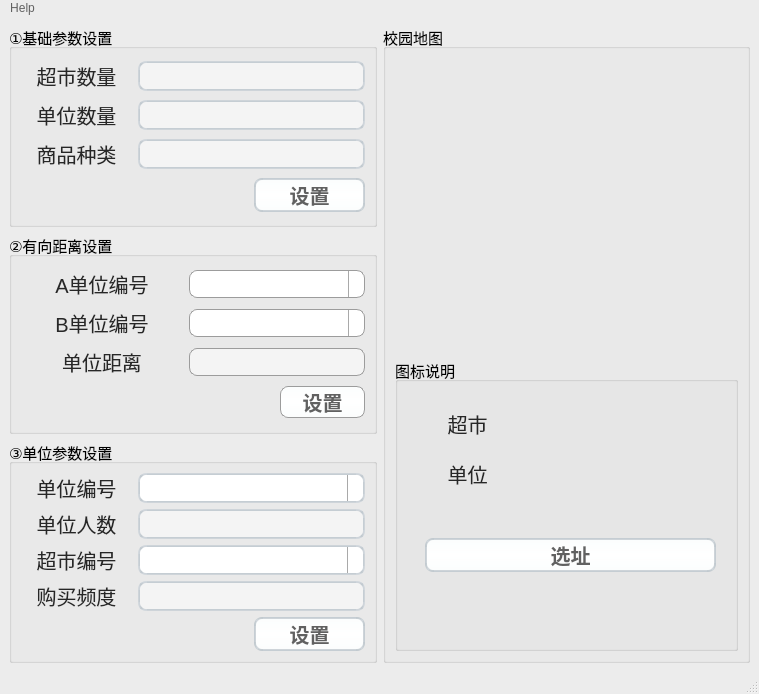
<?xml version="1.0" encoding="UTF-8"?>
<ui version="4.0">
 <class>MainWindow</class>
 <widget class="QMainWindow" name="MainWindow">
  <property name="geometry">
   <rect>
    <x>0</x>
    <y>0</y>
    <width>759</width>
    <height>694</height>
   </rect>
  </property>
  <property name="windowTitle">
   <string>学校超市选址模型</string>
  </property>
  <property name="styleSheet">
   <string notr="true">/*
 * MacOS Style Sheet for QT Applications
 * Author: Jaime A. Quiroga P.
 * Company: GTRONICK
 * Last updated: 25/12/2020, 23:10.
 * Available at: https://github.com/GTRONICK/QSS/blob/master/MacOS.qss
 */
QMainWindow {
    background-color:#ececec;
}
QPushButton, QToolButton, QCommandLinkButton{
    padding: 0 5px 0 5px;
    border-style: solid;
    border-top-color: qlineargradient(spread:pad, x1:0, y1:0, x2:0, y2:1, stop:0 #c1c9cf, stop:1 #d2d8dd);
    border-right-color: qlineargradient(spread:pad, x1:1, y1:0, x2:0, y2:0, stop:0 #c1c9cf, stop:1 #d2d8dd);
    border-bottom-color: qlineargradient(spread:pad, x1:0, y1:1, x2:0, y2:0, stop:0 #c1c9cf, stop:1 #d2d8dd);
    border-left-color: qlineargradient(spread:pad, x1:0, y1:0, x2:1, y2:0, stop:0 #c1c9cf, stop:1 #d2d8dd);
    border-width: 2px;
    border-radius: 8px;
    color: #616161;
    font-weight: bold;
    background-color: qlineargradient(spread:pad, x1:0.5, y1:0, x2:0.5, y2:1, stop:0 #fbfdfd, stop:0.5 #ffffff, stop:1 #fbfdfd);
}
QPushButton::default, QToolButton::default, QCommandLinkButton::default{
    border: 2px solid transparent;
    color: #FFFFFF;
    background-color: qlineargradient(spread:pad, x1:0.5, y1:0, x2:0.5, y2:1, stop:0 #84afe5, stop:1 #1168e4);
}
QPushButton:hover, QToolButton:hover, QCommandLinkButton:hover{
    color: #3d3d3d;
}
QPushButton:pressed, QToolButton:pressed, QCommandLinkButton:pressed{
    color: #aeaeae;
    background-color: qlineargradient(spread:pad, x1:0.5, y1:0, x2:0.5, y2:1, stop:0 #ffffff, stop:0.5 #fbfdfd, stop:1 #ffffff);
}
QPushButton:disabled, QToolButton:disabled, QCommandLinkButton:disabled{
    color: #616161;
    background-color: qlineargradient(spread:pad, x1:0.5, y1:0, x2:0.5, y2:1, stop:0 #dce7eb, stop:0.5 #e0e8eb, stop:1 #dee7ec);
}
QLineEdit, QTextEdit, QPlainTextEdit, QSpinBox, QDoubleSpinBox, QTimeEdit, QDateEdit, QDateTimeEdit {
    border-width: 2px;
    border-radius: 8px;
    border-style: solid;
    border-top-color: qlineargradient(spread:pad, x1:0.5, y1:1, x2:0.5, y2:0, stop:0 #c1c9cf, stop:1 #d2d8dd);
    border-right-color: qlineargradient(spread:pad, x1:0, y1:0, x2:1, y2:0, stop:0 #c1c9cf, stop:1 #d2d8dd);
    border-bottom-color: qlineargradient(spread:pad, x1:0.5, y1:0, x2:0.5, y2:1, stop:0 #c1c9cf, stop:1 #d2d8dd);
    border-left-color: qlineargradient(spread:pad, x1:1, y1:0, x2:0, y2:0, stop:0 #c1c9cf, stop:1 #d2d8dd);
    background-color: #f4f4f4;
    color: #3d3d3d;
}
QLineEdit:focus, QTextEdit:focus, QPlainTextEdit:focus, QSpinBox:focus, QDoubleSpinBox:focus, QTimeEdit:focus, QDateEdit:focus, QDateTimeEdit:focus {
    border-width: 2px;
    border-radius: 8px;
    border-style: solid;
    border-top-color: qlineargradient(spread:pad, x1:0.5, y1:1, x2:0.5, y2:0, stop:0 #85b7e3, stop:1 #9ec1db);
    border-right-color: qlineargradient(spread:pad, x1:0, y1:0, x2:1, y2:0, stop:0 #85b7e3, stop:1 #9ec1db);
    border-bottom-color: qlineargradient(spread:pad, x1:0.5, y1:0, x2:0.5, y2:1, stop:0 #85b7e3, stop:1 #9ec1db);
    border-left-color: qlineargradient(spread:pad, x1:1, y1:0, x2:0, y2:0, stop:0 #85b7e3, stop:1 #9ec1db);
    background-color: #f4f4f4;
    color: #3d3d3d;
}
QLineEdit:disabled, QTextEdit:disabled, QPlainTextEdit:disabled, QSpinBox:disabled, QDoubleSpinBox:disabled, QTimeEdit:disabled, QDateEdit:disabled, QDateTimeEdit:disabled {
    color: #b9b9b9;
}
QSpinBox::up-button, QDoubleSpinBox::up-button, QTimeEdit::up-button, QDateEdit::up-button, QDateTimeEdit::up-button {
    subcontrol-origin: padding;
    subcontrol-position: top right;
    width: 15px;
    color: #272727;
    border-left-width: 1px;
    border-left-color: darkgray;
    border-left-style: solid;
    border-top-right-radius: 3px;
    padding: 3px;
}
QSpinBox::down-button, QDoubleSpinBox::down-button, QTimeEdit::down-button, QDateEdit::down-button, QDateTimeEdit::down-button {
    subcontrol-origin: padding;
    subcontrol-position: bottom right;
    width: 15px;
    color: #272727;
    border-left-width: 1px;
    border-left-color: darkgray;
    border-left-style: solid;
    border-bottom-right-radius: 3px;
    padding: 3px;
}
QSpinBox::up-button:pressed, QDoubleSpinBox::up-button:pressed, QTimeEdit::up-button:pressed, QDateEdit::up-button:pressed, QDateTimeEdit::up-button:pressed {
    color: #aeaeae;
    background-color: qlineargradient(spread:pad, x1:0.5, y1:0, x2:0.5, y2:1, stop:0 #ffffff, stop:0.5 #fbfdfd, stop:1 #ffffff);
}
QSpinBox::down-button:pressed, QDoubleSpinBox::down-button:pressed, QTimeEdit::down-button:pressed, QDateEdit::down-button:pressed, QDateTimeEdit::down-button:pressed {
    color: #aeaeae;
    background-color: qlineargradient(spread:pad, x1:0.5, y1:0, x2:0.5, y2:1, stop:0 #ffffff, stop:0.5 #fbfdfd, stop:1 #ffffff);
}
QSpinBox::up-button:hover, QDoubleSpinBox::up-button:hover, QTimeEdit::up-button:hover, QDateEdit::up-button:hover, QDateTimeEdit::up-button:hover {
    color: #FFFFFF;
    border-top-right-radius: 5px;
    background-color: qlineargradient(spread:pad, x1:0.5, y1:0, x2:0.5, y2:1, stop:0 #84afe5, stop:1 #1168e4);
    
}
QSpinBox::down-button:hover, QDoubleSpinBox::down-button:hover, QTimeEdit::down-button:hover, QDateEdit::down-button:hover, QDateTimeEdit::down-button:hover {
    color: #FFFFFF;
    border-bottom-right-radius: 5px;
    background-color: qlineargradient(spread:pad, x1:0.5, y1:0, x2:0.5, y2:1, stop:0 #84afe5, stop:1 #1168e4);
}
QSpinBox::up-arrow, QDoubleSpinBox::up-arrow, QTimeEdit::up-arrow, QDateEdit::up-arrow, QDateTimeEdit::up-arrow {
    image: url(/usr/share/icons/Adwaita/16x16/actions/go-up-symbolic.symbolic.png);
}
QSpinBox::down-arrow, QDoubleSpinBox::down-arrow, QTimeEdit::down-arrow, QDateEdit::down-arrow, QDateTimeEdit::down-arrow {
    image: url(/usr/share/icons/Adwaita/16x16/actions/go-down-symbolic.symbolic.png);
}
QProgressBar {
    max-height: 8px;
    text-align: center;
    font: italic bold 11px;
    color: #3d3d3d;
    border: 1px solid transparent;
    border-radius:4px;
    background-color: qlineargradient(spread:pad, x1:0, y1:0, x2:0, y2:1, stop:0 #ddd5d5, stop:0.5 #dad3d3, stop:1 #ddd5d5);
}
QProgressBar::chunk {
    background-color: qlineargradient(spread:pad, x1:0, y1:0, x2:0, y2:1, stop:0 #467dd1, stop:0.5 #3b88fc, stop:1 #467dd1);
    border-radius: 4px;
}
QProgressBar:disabled {
    color: #616161;
}
QProgressBar::chunk:disabled {
    background-color: #aeaeae;
}
QSlider::groove {
    border: 1px solid #bbbbbb;
    background-color: #52595d;
    border-radius: 4px;
}
QSlider::groove:horizontal {
    height: 6px;
}
QSlider::groove:vertical {
    width: 6px;
}
QSlider::handle:horizontal {
    background: #ffffff;
    border-style: solid;
    border-width: 1px;
    border-color: rgb(207,207,207);
    width: 12px;
    margin: -5px 0;
    border-radius: 7px;
}
QSlider::handle:vertical {
    background: #ffffff;
    border-style: solid;
    border-width: 1px;
    border-color: rgb(207,207,207);
    height: 12px;
    margin: 0 -5px;
    border-radius: 7px;
}
QSlider::add-page, QSlider::sub-page {
    border: 1px transparent;
    background-color: #52595d;
    border-radius: 4px;
}
QSlider::add-page:horizontal {
    background: qlineargradient(spread:pad, x1:0, y1:0, x2:0, y2:1, stop:0 #ddd5d5, stop:0.5 #dad3d3, stop:1 #ddd5d5);
}
QSlider::sub-page:horizontal {
    background-color: qlineargradient(spread:pad, x1:0, y1:0, x2:1, y2:0, stop:0 #467dd1, stop:0.5 #3b88fc, stop:1 #467dd1);
}
QSlider::add-page:vertical {
    background-color: qlineargradient(spread:pad, x1:0, y1:0, x2:0, y2:1, stop:0 #467dd1, stop:0.5 #3b88fc, stop:1 #467dd1);
}
QSlider::sub-page:vertical {
    background: qlineargradient(spread:pad, x1:0, y1:0, x2:1, y2:0, stop:0 #ddd5d5, stop:0.5 #dad3d3, stop:1 #ddd5d5);
}
QSlider::add-page:horizontal:disabled, QSlider::sub-page:horizontal:disabled, QSlider::add-page:vertical:disabled, QSlider::sub-page:vertical:disabled {
    background: #b9b9b9;
}
QComboBox, QFontComboBox {
    border-width: 2px;
    border-radius: 8px;
    border-style: solid;
    border-top-color: qlineargradient(spread:pad, x1:0.5, y1:1, x2:0.5, y2:0, stop:0 #c1c9cf, stop:1 #d2d8dd);
    border-right-color: qlineargradient(spread:pad, x1:0, y1:0, x2:1, y2:0, stop:0 #c1c9cf, stop:1 #d2d8dd);
    border-bottom-color: qlineargradient(spread:pad, x1:0.5, y1:0, x2:0.5, y2:1, stop:0 #c1c9cf, stop:1 #d2d8dd);
    border-left-color: qlineargradient(spread:pad, x1:1, y1:0, x2:0, y2:0, stop:0 #c1c9cf, stop:1 #d2d8dd);
    background-color: #f4f4f4;
    color: #272727;
    padding-left: 5px;
}
QComboBox:editable, QComboBox:!editable, QComboBox::drop-down:editable, QComboBox:!editable:on, QComboBox::drop-down:editable:on {
    background: #ffffff;
}
QComboBox::drop-down {
    subcontrol-origin: padding;
    subcontrol-position: top right;
    width: 15px;
    color: #272727;
    border-left-width: 1px;
    border-left-color: darkgray;
    border-left-style: solid;
    border-top-right-radius: 3px;
    border-bottom-right-radius: 3px;
}
QComboBox::down-arrow {
    image: url(/usr/share/icons/Adwaita/16x16/actions/go-down-symbolic.symbolic.png); /*Adawaita icon thene*/
}

QComboBox::down-arrow:on {
    top: 1px;
    left: 1px;
}
QComboBox QAbstractItemView {
    border: 1px solid darkgray;
    border-radius: 8px;
    selection-background-color: #dadada;
    selection-color: #272727;
    color: #272727;
    background: white;
}
QLabel, QCheckBox, QRadioButton {
    color: #272727;
}
QCheckBox {
    padding: 2px;
}
QCheckBox:disabled, QRadioButton:disabled {
    color: #808086;
    padding: 2px;
}

QCheckBox:hover {
    border-radius:4px;
    border-style:solid;
    padding-left: 1px;
    padding-right: 1px;
    padding-bottom: 1px;
    padding-top: 1px;
    border-width:1px;
    border-color: transparent;
}
QCheckBox::indicator:checked {
    image: url(/usr/share/icons/Adwaita/16x16/actions/object-select-symbolic.symbolic.png);
    height: 15px;
    width: 15px;
    border-style:solid;
    border-width: 1px;
    border-color: #48a5fd;
    color: #ffffff;
    border-radius: 3px;
    background-color: qlineargradient(spread:pad, x1:0, y1:0, x2:0, y2:1, stop:0 #48a5fd, stop:0.5 #329cfb, stop:1 #48a5fd);
}
QCheckBox::indicator:unchecked {
    
    height: 15px;
    width: 15px;
    border-style:solid;
    border-width: 1px;
    border-color: #48a5fd;
    border-radius: 3px;
    background-color: #fbfdfa;
}
QLCDNumber {
    color: #616161;;
}
QMenuBar {
    background-color: #ececec;
}
QMenuBar::item {
    color: #616161;
    spacing: 3px;
    padding: 1px 4px;
    background-color: #ececec;
}

QMenuBar::item:selected {
    background-color: #dadada;
    color: #3d3d3d;
}
QMenu {
    background-color: #ececec;
}
QMenu::item:selected {
    background-color: #dadada;
    color: #3d3d3d;
}
QMenu::item {
    color: #616161;;
    background-color: #e0e0e0;
}
QTabWidget {
    color:rgb(0,0,0);
    background-color:#000000;
}
QTabWidget::pane {
    border-color: #050a0e;
    background-color: #e0e0e0;
    border-width: 1px;
    border-radius: 4px;
    position: absolute;
    top: -0.5em;
    padding-top: 0.5em;
}

QTabWidget::tab-bar {
    alignment: center;
}

QTabBar::tab {
    border-bottom: 1px solid #c0c0c0;
    padding: 3px;
    color: #272727;
    background-color: #fefefc;
    margin-left:0px;
}
QTabBar::tab:!last {
    border-right: 1px solid;
    border-right-color: #c0c0c0;
    border-bottom-color: #c0c0c0;
}
QTabBar::tab:first {
    border-top-left-radius: 4px;
    border-bottom-left-radius: 4px;
}
QTabBar::tab:last {
    border-top-right-radius: 4px;
    border-bottom-right-radius: 4px;
}
QTabBar::tab:selected, QTabBar::tab:last:selected, QTabBar::tab:hover {
    color: #FFFFFF;
    background-color: qlineargradient(spread:pad, x1:0.5, y1:0, x2:0.5, y2:1, stop:0 #84afe5, stop:1 #1168e4);
}
QRadioButton::indicator {
    height: 14px;
    width: 14px;
    border-style:solid;
    border-radius:7px;
    border-width: 1px;
}
QRadioButton::indicator:checked {
    border-color: #48a5fd;
    background-color: qradialgradient(cx:0.5, cy:0.5, radius:0.4,fx:0.5, fy:0.5, stop:0 #ffffff, stop:0.5 #ffffff, stop:0.6 #48a5fd, stop:1 #48a5fd);
}
QRadioButton::indicator:!checked {
    border-color: #a9b7c6;
    background-color: #fbfdfa;
}
QStatusBar {
    color:#027f7f;
}

QDial {
    background: #16a085;
}

QToolBox {
    color: #a9b7c6;
    background-color: #222b2e;
}
QToolBox::tab {
    color: #a9b7c6;
    background-color:#222b2e;
}
QToolBox::tab:selected {
    color: #FFFFFF;
    background-color:#222b2e;
}
QScrollArea {
    color: #FFFFFF;
    background-color:#222b2e;
}

QScrollBar:horizontal {
	max-height: 10px;
	border: 1px transparent grey;
	margin: 0px 20px 0px 20px;
	background: transparent;
}
QScrollBar:vertical {
	max-width: 10px;
	border: 1px transparent grey;
	margin: 20px 0px 20px 0px;
	background: transparent;
}
QScrollBar::handle:vertical, QScrollBar::handle:horizontal {
	background: #52595d;
	border-style: transparent;
	border-radius: 4px;
	min-height: 25px;
}
QScrollBar::handle:horizontal:hover, QScrollBar::handle:vertical:hover {
	background: qlineargradient(spread:pad, x1:0, y1:0, x2:1, y2:0, stop:0 #467dd1, stop:0.5 #3b88fc, stop:1 #467dd1);
}
QScrollBar::add-line, QScrollBar::sub-line {
    border: 2px transparent grey;
    border-radius: 4px;
    subcontrol-origin: margin;
    background: #b9b9b9;
}
QScrollBar::add-line:horizontal {
    width: 20px;
    subcontrol-position: right;
}
QScrollBar::add-line:vertical {
    height: 20px;
    subcontrol-position: bottom;
}
QScrollBar::sub-line:horizontal {
    width: 20px;
    subcontrol-position: left;
}
QScrollBar::sub-line:vertical {
    height: 20px;
    subcontrol-position: top;
}
QScrollBar::add-line:vertical:pressed, QScrollBar::add-line:horizontal:pressed, QScrollBar::sub-line:horizontal:pressed, QScrollBar::sub-line:vertical:pressed {
    background: qlineargradient(spread:pad, x1:0, y1:0, x2:1, y2:0, stop:0 #467dd1, stop:0.5 #3b88fc, stop:1 #467dd1);
}
QScrollBar::add-page:horizontal, QScrollBar::sub-page:horizontal, QScrollBar::add-page:vertical, QScrollBar::sub-page:vertical {
    background: none;
}
QScrollBar::up-arrow:vertical {
    image: url(/usr/share/icons/Adwaita/16x16/actions/go-up-symbolic.symbolic.png);
}
QScrollBar::down-arrow:vertical {
    image: url(/usr/share/icons/Adwaita/16x16/actions/go-down-symbolic.symbolic.png);
}
QScrollBar::left-arrow:horizontal {
    image: url(/usr/share/icons/Adwaita/16x16/actions/go-previous-symbolic.symbolic.png);
}
QScrollBar::right-arrow:horizontal {
    image: url(/usr/share/icons/Adwaita/16x16/actions/go-next-symbolic.symbolic.png);
}</string>
  </property>
  <widget class="QWidget" name="centralwidget">
   <layout class="QGridLayout" name="gridLayout_5">
    <item row="0" column="0">
     <layout class="QVBoxLayout" name="verticalLayout">
      <item>
       <widget class="QGroupBox" name="groupBox">
        <property name="font">
         <font>
          <pointsize>11</pointsize>
          <weight>50</weight>
          <bold>false</bold>
         </font>
        </property>
        <property name="title">
         <string>①基础参数设置</string>
        </property>
        <layout class="QGridLayout" name="gridLayout">
         <item row="1" column="1" colspan="2">
          <widget class="QLineEdit" name="CompanylineEdit">
           <property name="font">
            <font>
             <pointsize>15</pointsize>
             <weight>50</weight>
             <bold>false</bold>
            </font>
           </property>
           <property name="inputMask">
            <string/>
           </property>
          </widget>
         </item>
         <item row="1" column="0">
          <widget class="QLabel" name="Companylabel">
           <property name="font">
            <font>
             <pointsize>15</pointsize>
             <weight>50</weight>
             <bold>false</bold>
            </font>
           </property>
           <property name="text">
            <string>单位数量</string>
           </property>
           <property name="alignment">
            <set>Qt::AlignCenter</set>
           </property>
          </widget>
         </item>
         <item row="2" column="0">
          <widget class="QLabel" name="Companylabel_2">
           <property name="font">
            <font>
             <pointsize>15</pointsize>
             <weight>50</weight>
             <bold>false</bold>
            </font>
           </property>
           <property name="text">
            <string>商品种类</string>
           </property>
           <property name="alignment">
            <set>Qt::AlignCenter</set>
           </property>
          </widget>
         </item>
         <item row="0" column="1" colspan="2">
          <widget class="QLineEdit" name="SupermarketlineEdit">
           <property name="font">
            <font>
             <pointsize>15</pointsize>
             <weight>50</weight>
             <bold>false</bold>
            </font>
           </property>
           <property name="inputMask">
            <string/>
           </property>
          </widget>
         </item>
         <item row="2" column="1" colspan="2">
          <widget class="QLineEdit" name="GoodslineEdit">
           <property name="font">
            <font>
             <pointsize>15</pointsize>
             <weight>50</weight>
             <bold>false</bold>
            </font>
           </property>
           <property name="inputMask">
            <string/>
           </property>
          </widget>
         </item>
         <item row="3" column="2">
          <widget class="QPushButton" name="Push">
           <property name="font">
            <font>
             <pointsize>15</pointsize>
             <weight>75</weight>
             <bold>true</bold>
            </font>
           </property>
           <property name="text">
            <string>设置</string>
           </property>
          </widget>
         </item>
         <item row="0" column="0">
          <widget class="QLabel" name="Supermarketlabel">
           <property name="font">
            <font>
             <pointsize>15</pointsize>
             <weight>50</weight>
             <bold>false</bold>
            </font>
           </property>
           <property name="text">
            <string>超市数量</string>
           </property>
           <property name="alignment">
            <set>Qt::AlignCenter</set>
           </property>
          </widget>
         </item>
        </layout>
       </widget>
      </item>
      <item>
       <widget class="QGroupBox" name="Distance_2">
        <property name="font">
         <font>
          <pointsize>11</pointsize>
          <weight>50</weight>
          <italic>false</italic>
          <bold>false</bold>
         </font>
        </property>
        <property name="cursor">
         <cursorShape>ArrowCursor</cursorShape>
        </property>
        <property name="mouseTracking">
         <bool>false</bool>
        </property>
        <property name="tabletTracking">
         <bool>false</bool>
        </property>
        <property name="layoutDirection">
         <enum>Qt::LeftToRight</enum>
        </property>
        <property name="autoFillBackground">
         <bool>false</bool>
        </property>
        <property name="styleSheet">
         <string notr="true">border-color: rgb(156, 156, 156);
border-width: 1px;</string>
        </property>
        <property name="title">
         <string>②有向距离设置</string>
        </property>
        <property name="flat">
         <bool>false</bool>
        </property>
        <property name="checkable">
         <bool>false</bool>
        </property>
        <layout class="QGridLayout" name="gridLayout_2">
         <item row="1" column="2" colspan="2">
          <widget class="QComboBox" name="BID">
           <property name="font">
            <font>
             <pointsize>15</pointsize>
             <weight>50</weight>
             <italic>false</italic>
             <bold>false</bold>
            </font>
           </property>
          </widget>
         </item>
         <item row="2" column="2" colspan="2">
          <widget class="QLineEdit" name="Distance">
           <property name="font">
            <font>
             <pointsize>15</pointsize>
             <weight>50</weight>
             <italic>false</italic>
             <bold>false</bold>
            </font>
           </property>
          </widget>
         </item>
         <item row="0" column="2" colspan="2">
          <widget class="QComboBox" name="AID">
           <property name="font">
            <font>
             <pointsize>15</pointsize>
             <weight>50</weight>
             <italic>false</italic>
             <bold>false</bold>
            </font>
           </property>
          </widget>
         </item>
         <item row="0" column="0" colspan="2">
          <widget class="QLabel" name="label_5">
           <property name="font">
            <font>
             <pointsize>15</pointsize>
             <weight>50</weight>
             <italic>false</italic>
             <bold>false</bold>
            </font>
           </property>
           <property name="layoutDirection">
            <enum>Qt::LeftToRight</enum>
           </property>
           <property name="text">
            <string>A单位编号</string>
           </property>
           <property name="alignment">
            <set>Qt::AlignCenter</set>
           </property>
          </widget>
         </item>
         <item row="2" column="0" colspan="2">
          <widget class="QLabel" name="label_8">
           <property name="font">
            <font>
             <pointsize>15</pointsize>
             <weight>50</weight>
             <italic>false</italic>
             <bold>false</bold>
            </font>
           </property>
           <property name="layoutDirection">
            <enum>Qt::LeftToRight</enum>
           </property>
           <property name="text">
            <string>单位距离</string>
           </property>
           <property name="alignment">
            <set>Qt::AlignCenter</set>
           </property>
          </widget>
         </item>
         <item row="1" column="0" colspan="2">
          <widget class="QLabel" name="label_7">
           <property name="font">
            <font>
             <pointsize>15</pointsize>
             <weight>50</weight>
             <italic>false</italic>
             <bold>false</bold>
            </font>
           </property>
           <property name="layoutDirection">
            <enum>Qt::LeftToRight</enum>
           </property>
           <property name="text">
            <string>B单位编号</string>
           </property>
           <property name="alignment">
            <set>Qt::AlignCenter</set>
           </property>
          </widget>
         </item>
         <item row="3" column="3">
          <widget class="QPushButton" name="Distancesubmit">
           <property name="font">
            <font>
             <pointsize>15</pointsize>
             <weight>75</weight>
             <italic>false</italic>
             <bold>true</bold>
            </font>
           </property>
           <property name="text">
            <string>设置</string>
           </property>
          </widget>
         </item>
        </layout>
       </widget>
      </item>
      <item>
       <widget class="QGroupBox" name="Company">
        <property name="font">
         <font>
          <pointsize>11</pointsize>
          <weight>50</weight>
          <bold>false</bold>
         </font>
        </property>
        <property name="title">
         <string>③单位参数设置</string>
        </property>
        <layout class="QGridLayout" name="gridLayout_3">
         <item row="0" column="1" colspan="2">
          <widget class="QComboBox" name="CompanyID">
           <property name="font">
            <font>
             <pointsize>15</pointsize>
             <weight>50</weight>
             <bold>false</bold>
            </font>
           </property>
          </widget>
         </item>
         <item row="3" column="1" colspan="2">
          <widget class="QLineEdit" name="Rate">
           <property name="font">
            <font>
             <pointsize>15</pointsize>
             <weight>50</weight>
             <bold>false</bold>
            </font>
           </property>
          </widget>
         </item>
         <item row="0" column="0">
          <widget class="QLabel" name="label">
           <property name="font">
            <font>
             <pointsize>15</pointsize>
             <weight>50</weight>
             <bold>false</bold>
            </font>
           </property>
           <property name="layoutDirection">
            <enum>Qt::LeftToRight</enum>
           </property>
           <property name="text">
            <string>单位编号</string>
           </property>
           <property name="alignment">
            <set>Qt::AlignCenter</set>
           </property>
          </widget>
         </item>
         <item row="3" column="0">
          <widget class="QLabel" name="label_4">
           <property name="font">
            <font>
             <pointsize>15</pointsize>
             <weight>50</weight>
             <bold>false</bold>
            </font>
           </property>
           <property name="layoutDirection">
            <enum>Qt::LeftToRight</enum>
           </property>
           <property name="text">
            <string>购买频度</string>
           </property>
           <property name="alignment">
            <set>Qt::AlignCenter</set>
           </property>
          </widget>
         </item>
         <item row="1" column="0">
          <widget class="QLabel" name="label_2">
           <property name="font">
            <font>
             <pointsize>15</pointsize>
             <weight>50</weight>
             <bold>false</bold>
            </font>
           </property>
           <property name="layoutDirection">
            <enum>Qt::LeftToRight</enum>
           </property>
           <property name="text">
            <string>单位人数</string>
           </property>
           <property name="alignment">
            <set>Qt::AlignCenter</set>
           </property>
          </widget>
         </item>
         <item row="2" column="0">
          <widget class="QLabel" name="label_3">
           <property name="font">
            <font>
             <pointsize>15</pointsize>
             <weight>50</weight>
             <bold>false</bold>
            </font>
           </property>
           <property name="layoutDirection">
            <enum>Qt::LeftToRight</enum>
           </property>
           <property name="text">
            <string>超市编号</string>
           </property>
           <property name="alignment">
            <set>Qt::AlignCenter</set>
           </property>
          </widget>
         </item>
         <item row="1" column="1" colspan="2">
          <widget class="QLineEdit" name="CompanySum">
           <property name="font">
            <font>
             <pointsize>15</pointsize>
             <weight>50</weight>
             <bold>false</bold>
            </font>
           </property>
          </widget>
         </item>
         <item row="2" column="1" colspan="2">
          <widget class="QComboBox" name="SupermarketID">
           <property name="font">
            <font>
             <pointsize>15</pointsize>
             <weight>50</weight>
             <bold>false</bold>
            </font>
           </property>
          </widget>
         </item>
         <item row="4" column="2">
          <widget class="QPushButton" name="Companysubmit">
           <property name="font">
            <font>
             <pointsize>15</pointsize>
             <weight>75</weight>
             <bold>true</bold>
            </font>
           </property>
           <property name="text">
            <string>设置</string>
           </property>
          </widget>
         </item>
        </layout>
       </widget>
      </item>
     </layout>
    </item>
    <item row="0" column="1">
     <layout class="QVBoxLayout" name="verticalLayout_2">
      <item>
       <widget class="QGroupBox" name="groupBox_2">
        <property name="font">
         <font>
          <pointsize>11</pointsize>
          <weight>50</weight>
          <bold>false</bold>
         </font>
        </property>
        <property name="title">
         <string>校园地图</string>
        </property>
        <layout class="QGridLayout" name="gridLayout_4">
         <item row="0" column="0">
          <widget class="QWidget" name="widget" native="true">
           <property name="styleSheet">
            <string notr="true">image: url(:/images/bg.jpg);</string>
           </property>
          </widget>
         </item>
         <item row="1" column="0">
          <widget class="QGroupBox" name="groupBox_3">
           <property name="font">
            <font>
             <pointsize>11</pointsize>
            </font>
           </property>
           <property name="title">
            <string>图标说明</string>
           </property>
           <widget class="QLabel" name="label_9">
            <property name="geometry">
             <rect>
              <x>10</x>
              <y>50</y>
              <width>125</width>
              <height>31</height>
             </rect>
            </property>
            <property name="font">
             <font>
              <pointsize>15</pointsize>
              <weight>50</weight>
              <italic>false</italic>
              <bold>false</bold>
             </font>
            </property>
            <property name="layoutDirection">
             <enum>Qt::LeftToRight</enum>
            </property>
            <property name="text">
             <string>超市</string>
            </property>
            <property name="alignment">
             <set>Qt::AlignCenter</set>
            </property>
           </widget>
           <widget class="QWidget" name="widget_3" native="true">
            <property name="geometry">
             <rect>
              <x>120</x>
              <y>30</y>
              <width>81</width>
              <height>51</height>
             </rect>
            </property>
            <property name="styleSheet">
             <string notr="true">image:url(:/images/Supermarket.png)</string>
            </property>
           </widget>
           <widget class="QLabel" name="label_6">
            <property name="geometry">
             <rect>
              <x>10</x>
              <y>100</y>
              <width>125</width>
              <height>31</height>
             </rect>
            </property>
            <property name="font">
             <font>
              <pointsize>15</pointsize>
              <weight>50</weight>
              <italic>false</italic>
              <bold>false</bold>
             </font>
            </property>
            <property name="layoutDirection">
             <enum>Qt::LeftToRight</enum>
            </property>
            <property name="text">
             <string>单位</string>
            </property>
            <property name="alignment">
             <set>Qt::AlignCenter</set>
            </property>
           </widget>
           <widget class="QWidget" name="widget_2" native="true">
            <property name="geometry">
             <rect>
              <x>120</x>
              <y>90</y>
              <width>81</width>
              <height>51</height>
             </rect>
            </property>
            <property name="styleSheet">
             <string notr="true">image: url(:/images/Company.png);</string>
            </property>
           </widget>
           <widget class="QPushButton" name="Distancesubmit_2">
            <property name="geometry">
             <rect>
              <x>30</x>
              <y>180</y>
              <width>291</width>
              <height>34</height>
             </rect>
            </property>
            <property name="font">
             <font>
              <pointsize>15</pointsize>
              <weight>75</weight>
              <italic>false</italic>
              <bold>true</bold>
             </font>
            </property>
            <property name="text">
             <string>选址</string>
            </property>
           </widget>
          </widget>
         </item>
        </layout>
       </widget>
      </item>
     </layout>
    </item>
   </layout>
  </widget>
  <widget class="QMenuBar" name="menubar">
   <property name="geometry">
    <rect>
     <x>0</x>
     <y>0</y>
     <width>759</width>
     <height>23</height>
    </rect>
   </property>
   <widget class="QMenu" name="menuHelp">
    <property name="title">
     <string>Help</string>
    </property>
    <addaction name="actionInit"/>
   </widget>
   <addaction name="menuHelp"/>
  </widget>
  <widget class="QStatusBar" name="statusbar"/>
  <action name="actionInit">
   <property name="text">
    <string>Init</string>
   </property>
   <property name="font">
    <font>
     <pointsize>11</pointsize>
    </font>
   </property>
  </action>
 </widget>
 <resources/>
 <connections>
  <connection>
   <sender>Push</sender>
   <signal>clicked()</signal>
   <receiver>MainWindow</receiver>
   <slot>Start()</slot>
   <hints>
    <hint type="sourcelabel">
     <x>285</x>
     <y>214</y>
    </hint>
    <hint type="destinationlabel">
     <x>391</x>
     <y>611</y>
    </hint>
   </hints>
  </connection>
  <connection>
   <sender>Distancesubmit</sender>
   <signal>clicked()</signal>
   <receiver>MainWindow</receiver>
   <slot>setDistance()</slot>
   <hints>
    <hint type="sourcelabel">
     <x>306</x>
     <y>404</y>
    </hint>
    <hint type="destinationlabel">
     <x>397</x>
     <y>516</y>
    </hint>
   </hints>
  </connection>
  <connection>
   <sender>Companysubmit</sender>
   <signal>clicked()</signal>
   <receiver>MainWindow</receiver>
   <slot>setCompany()</slot>
   <hints>
    <hint type="sourcelabel">
     <x>308</x>
     <y>650</y>
    </hint>
    <hint type="destinationlabel">
     <x>405</x>
     <y>648</y>
    </hint>
   </hints>
  </connection>
  <connection>
   <sender>Distancesubmit_2</sender>
   <signal>clicked()</signal>
   <receiver>MainWindow</receiver>
   <slot>getMap()</slot>
   <hints>
    <hint type="sourcelabel">
     <x>573</x>
     <y>587</y>
    </hint>
    <hint type="destinationlabel">
     <x>665</x>
     <y>638</y>
    </hint>
   </hints>
  </connection>
 </connections>
 <slots>
  <slot>Next()</slot>
  <slot>Start()</slot>
  <slot>setDistance()</slot>
  <slot>setCompany()</slot>
  <slot>getMap()</slot>
 </slots>
</ui>
